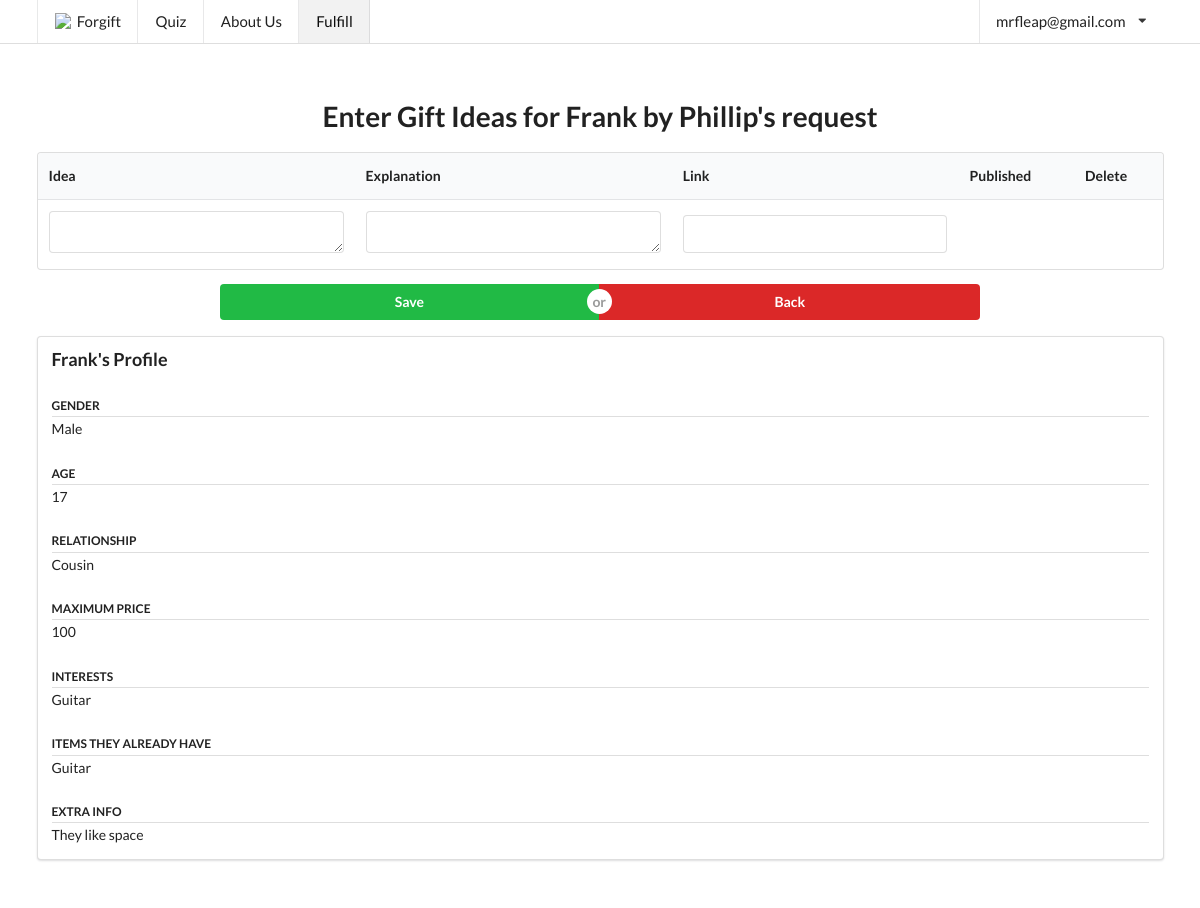
Before: /fulfill/6 (signed in) with the older database file.
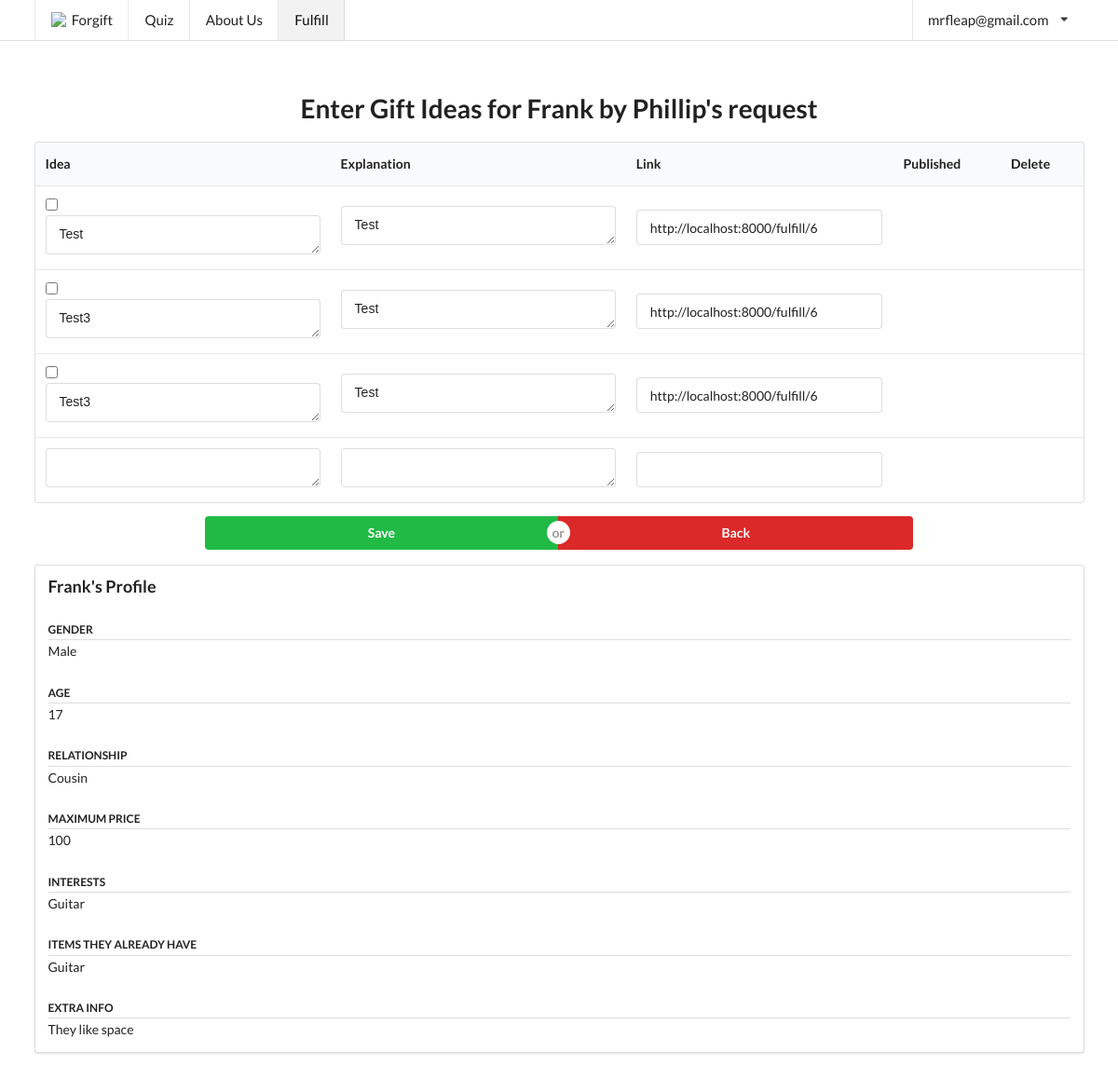
After: the same page with the newer database file.
### forgyftapp/models.py (models this page shows)
class GiftIdea(models.Model):
	idea = models.TextField()
	link = models.URLField(max_length=600)
	explanation = models.TextField()
	published = models.BooleanField(default=False)
	giftee_profile = models.ForeignKey(GifteeProfile, related_name="ideas", on_delete=models.PROTECT)

### forgyftapp/views/basic_views.py (the view, shortened to what this page needs)
# urls.py: url(r'^fulfill/(?P<profile>[0-9]+)/?$', basic_views.fulfill, name='fulfill'),
@staff_member_required
def fulfill(request, profile=None):
	if profile:
		giftee_profile = get_object_or_404(GifteeProfile, pk=profile)
		if request.method == "POST":
			gift_ideas = GiftIdeaFormSet(request.POST, instance=giftee_profile)
			i = 0
			for form in gift_ideas:
				if len(form.changed_data) == 1 and form.changed_data[0] == "published":
					form.changed_data = []
				i += 1
			if gift_ideas.is_valid():
				gift_ideas.save()
				published = False
				for form in gift_ideas:
					if len(gift_ideas.forms[0].cleaned_data) > 0 and gift_ideas.forms[0].cleaned_data["published"]:
						published = True
				if published:
					giftee_profile.submit(request)
				else:
					giftee_profile.unsubmit()
				return redirect("forgyftapp:fulfill", profile=profile)
		else:
			gift_ideas = GiftIdeaFormSet(instance=giftee_profile)
		published = giftee_profile.published or (hasattr(gift_ideas.forms[0], "cleaned_data") and gift_ideas.forms[0].cleaned_data["published"])
		return render(request, "fulfill.html", {"giftee_profile": giftee_profile, "gift_ideas": gift_ideas,
		                                        "page": "fulfill", "published": published})

### forgyftapp/models.py (called while the page is built)
	def gender_string(self):
		choices = {}
		for choice in gender.GENDER_CHOICES:
			choices[choice[0]] = choice[1]
		return choices.get(self.gender)

### forgyftapp/templates/fulfill.html (shortened to what this page needs)
{% extends "base/base.html" %}
{% block content %}
	<div class="ui main container" style="padding-bottom: 48px">
		{% if gift_ideas %}
			<h1 style="text-align: center; padding-bottom: 4px">Enter Gift Ideas
				for {{ giftee_profile.name }} by {{ giftee_profile.user.first_name }}'s request</h1>
			<div>
				<form action="" method="post" id="ideaForm">{% csrf_token %}
					<table class="ui table" style="margin-top: 0">
						{% for form in gift_ideas.forms %}
							{% if forloop.first %}
								<thead>
								<tr>
									{% for field in form.visible_fields %}
										<th>{{ field.label|capfirst }}</th>
									{% endfor %}
								</tr>
								</thead>
							{% endif %}
							<tbody>
							<tr class="{% cycle row1 row2 %} formset_row">
								{% for field in form.visible_fields %}
									<td>
										{% if forloop.first %}
											{% if form.instance.pk %}{{ form.DELETE }}{% endif %}
										{% endif %}
										{% if "textarea" in field.field.widget.template_name %}
											<div class="field">
												<textarea rows="1" name="{{ field.html_name }}"
												          id="{{ field.id_for_label }}"
												          style="width: 100%">{% if field.value %}{{ field.value }}{% endif %}</textarea>
											</div>
										{% elif field.field.widget.input_type == "checkbox" and field.label != "Delete" %}
											<div class="inline field">
												<div class="ui toggle checkbox">
												</div>
											</div>
										{% else %}
											{% if field.label != "Delete" %}
												<div class="field">
													<div class="ui input" style="width: 100%">{{ field }}</div>
												</div>
											{% endif %}
										{% endif %}
									</td>
								{% endfor %}
							</tr>
							</tbody>
						{% endfor %}
					</table>
					<div class="ui one column stackable center aligned page grid">
						<div class="column sixteen wide">
							<div class="ui fluid buttons">
								<input class="ui positive button" type="submit" value="Save"/>
								<a class="ui negative button" href="{% url 'forgyftapp:fulfill' %}">Back</a>
							</div>
						</div>
					</div>
				</form>
			</div>
			<div style="padding-top: 16px">
				<div class="ui container segment" style="width: 100%">
					<h3 class="ui header">{{ giftee_profile.name }}'s Profile</h3>
					<div class="ui dividing sub header">Gender</div>
					<p>{{ giftee_profile.gender_string }}</p>
					<div class="ui dividing sub header">Age</div>
					<p>{{ giftee_profile.age }}</p>
					<div class="ui dividing sub header">Relationship</div>
					<p>{{ giftee_profile.relationship }}</p>
					<div class="ui dividing sub header">Maximum Price</div>
					<p>{{ giftee_profile.price_upper }}</p>
					<div class="ui dividing sub header">Interests</div>
					<p>{{ giftee_profile.interests }}</p>
					{% if giftee_profile.existing_related_items %}
						<div class="ui dividing sub header">Items They Already Have</div>
						<p>{{ giftee_profile.existing_related_items }}</p>
					{% endif %}
					{% if giftee_profile.extra_info %}
						<div class="ui dividing sub header">Extra Info</div>
						<p>{{ giftee_profile.extra_info }}</p>
					{% endif %}
				</div>
			</div>
		{% endif %}
	</div>
	<script src="{% load static %}{% static "semantic/components/checkbox.min.js" %}"></script>
	<script src="{% load static %}{% static "jquery.formset.js" %}"></script>
{% endblock %}

Changed rows visible on the page:
added GiftIdea: idea "Test" "Test"
added GiftIdea: idea "Test3" "Test"
added GiftIdea: idea "Test3" "Test"
Other visible differences:
form field field: (not shown) → "http://localhost:8000/fulfill/6"
new list line: "☐ http://localhost:8000/fulfill/6"
